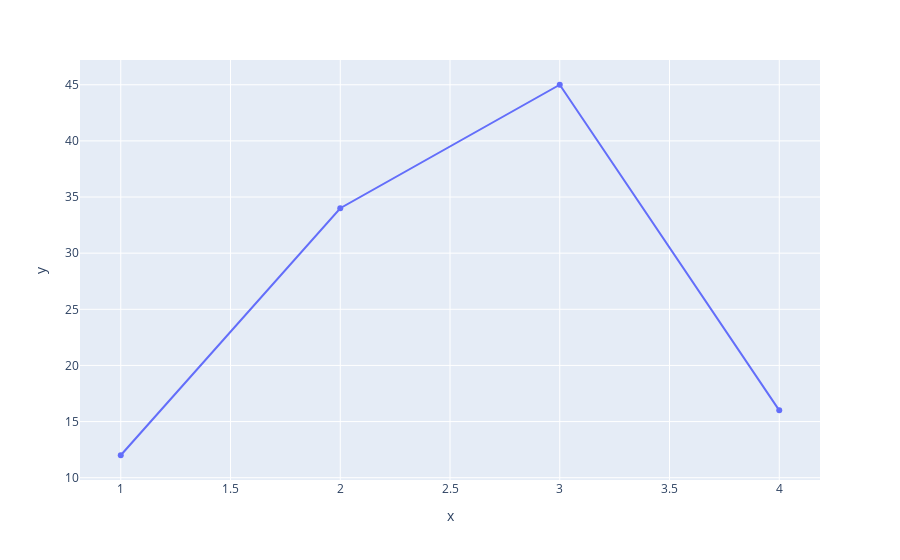

Notebook code for this chart:
### Code cell
import pandas as pd 
import plotly.express as px 

df = pd.DataFrame(data= {
    "x": [1, 2, 3, 4], 
    "y": [12, 34, 45, 16], 
    "results": ['so 1', "so 2", 'so 3', 'so 4']
})

fig = px.line(
    df,
    x="x",
    y="y",
    markers=True,
    # text="results",
)

fig.update_traces(hovertemplate="%{y}<br>%{text}", text= df['results'])

fig.show()

### Figure 1 — Plotly figure (JSON) as saved in the notebook; plotly's stock layout.template omitted (floating-point values rounded to 4 significant figures)
{"data": [{"hovertemplate": "%{y}<br>%{text}", "legendgroup": "", "line": {"color": "#636efa", "dash": "solid"}, "marker": {"symbol": "circle"}, "mode": "lines+markers", "name": "", "orientation": "v", "showlegend": false, "text": ["so 1", "so 2", "so 3", "so 4"], "type": "scatter", "x": [1, 2, 3, 4], "xaxis": "x", "y": [12, 34, 45, 16], "yaxis": "y"}], "layout": {"legend": {"tracegroupgap": 0}, "margin": {"t": 60}, "xaxis": {"anchor": "y", "domain": [0, 1], "title": {"text": "x"}}, "yaxis": {"anchor": "x", "domain": [0, 1], "title": {"text": "y"}}}}
